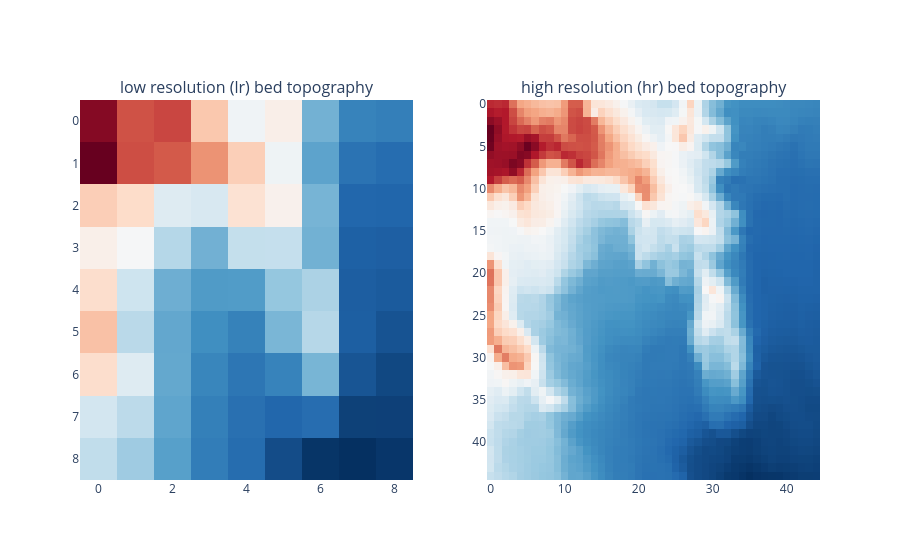

Notebook code for this chart:
### Code cell
fig = make_subplots(rows = 1, cols = 2,
                    subplot_titles = ("low resolution (lr) bed topography", "high resolution (hr) bed topography"))

fig.add_trace(go.Heatmap(z = lr_scene_bed_tensor.squeeze(), 
                           colorscale = 'RdBu_r'),
                           row = 1, col = 1)

fig.add_trace(go.Heatmap(z = hr_scene_bed_tensor.squeeze(), 
                           colorscale = 'RdBu_r'),
                           row = 1, col = 2)

fig.update_layout(plot_bgcolor = 'rgba(0,0,0,0)')
# matrix style
fig.update_yaxes(autorange = "reversed")
fig.update_traces(showscale = False)
fig.show()

### Figure 1 — Plotly figure (JSON) as saved in the notebook; plotly's stock layout.template omitted (floating-point values rounded to 4 significant figures; data arrays with more than 128 entries replaced by an {"elided": "..."} marker saying what was removed)
{"data": [{"colorscale": [[0, "rgb(5,48,97)"], [0.1, "rgb(33,102,172)"], [0.2, "rgb(67,147,195)"], [0.3, "rgb(146,197,222)"], [0.4, "rgb(209,229,240)"], [0.5, "rgb(247,247,247)"], [0.6, "rgb(253,219,199)"], [0.7, "rgb(244,165,130)"], [0.8, "rgb(214,96,77)"], [0.9, "rgb(178,24,43)"], [1, "rgb(103,0,31)"]], "showscale": false, "type": "heatmap", "xaxis": "x", "yaxis": "y", "z": [[2411.0, 2184.0, 2211.0, 1887.0, 1633.0, 1717.0, 1281.0, 1126.0, 1110.0], [2476.0, 2193.0, 2165.0, 2032.0, 1864.0, 1631.0, 1235.0, 1068.0, 1046.0], [1867.0, 1818.0, 1560.0, 1535.0, 1789.0, 1705.0, 1288.0, 1024.0, 1020.0], [1714.0, 1659.0, 1434.0, 1278.0, 1473.0, 1476.0, 1279.0, 1005.0, 1001.0], [1809.0, 1499.0, 1270.0, 1208.0, 1211.0, 1353.0, 1411.0, 996.7, 988.2], [1907.0, 1447.0, 1248.0, 1167.0, 1122.0, 1295.0, 1436.0, 999.7, 965.3], [1809.0, 1560.0, 1249.0, 1134.0, 1078.0, 1124.0, 1291.0, 969.6, 930.3], [1513.0, 1452.0, 1239.0, 1113.0, 1057.0, 1024.0, 1048.0, 909.2, 908.5], [1464.0, 1377.0, 1223.0, 1103.0, 1045.0, 943.6, 873.1, 859.2, 877.5]]}, {"colorscale": [[0, "rgb(5,48,97)"], [0.1, "rgb(33,102,172)"], [0.2, "rgb(67,147,195)"], [0.3, "rgb(146,197,222)"], [0.4, "rgb(209,229,240)"], [0.5, "rgb(247,247,247)"], [0.6, "rgb(253,219,199)"], [0.7, "rgb(244,165,130)"], [0.8, "rgb(214,96,77)"], [0.9, "rgb(178,24,43)"], [1, "rgb(103,0,31)"]], "showscale": false, "type": "heatmap", "xaxis": "x2", "yaxis": "y2", "z": {"elided": "45x45 float values"}}], "layout": {"annotations": [{"font": {"size": 16}, "showarrow": false, "text": "low resolution (lr) bed topography", "x": 0.225, "xanchor": "center", "xref": "paper", "y": 1, "yanchor": "bottom", "yref": "paper"}, {"font": {"size": 16}, "showarrow": false, "text": "high resolution (hr) bed topography", "x": 0.775, "xanchor": "center", "xref": "paper", "y": 1, "yanchor": "bottom", "yref": "paper"}], "plot_bgcolor": "rgba(0,0,0,0)", "xaxis": {"anchor": "y", "domain": [0, 0.45]}, "xaxis2": {"anchor": "y2", "domain": [0.55, 1]}, "yaxis": {"anchor": "x", "autorange": "reversed", "domain": [0, 1]}, "yaxis2": {"anchor": "x2", "autorange": "reversed", "domain": [0, 1]}}}
